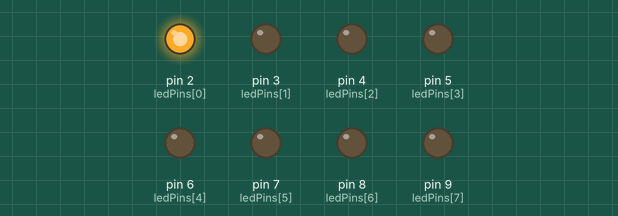
This sketch was run on a simulated Arduino Uno, built with avr-gcc and run on an emulated ATmega328P. Shown: output pins drawn as LEDs (lit = HIGH).

Above: at 0.05 s.
At 0.65 s:
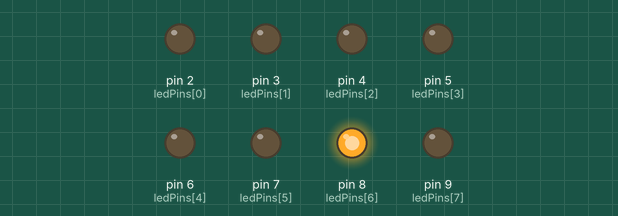
At 1.25 s:
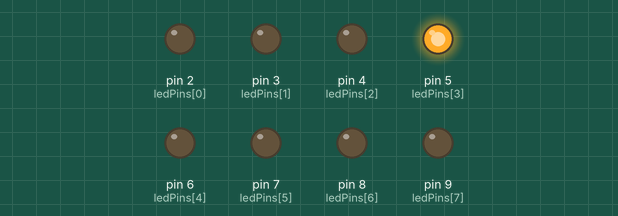
At 1.75 s:
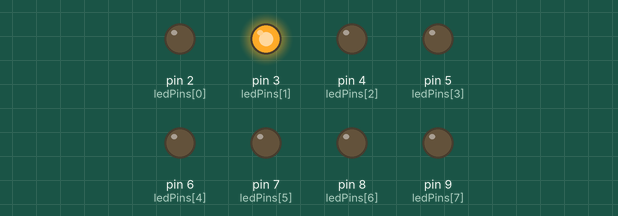
At 2.4 s:
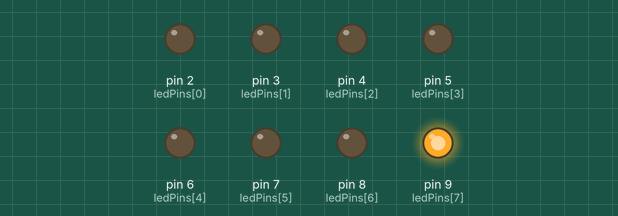
At 3.45 s:
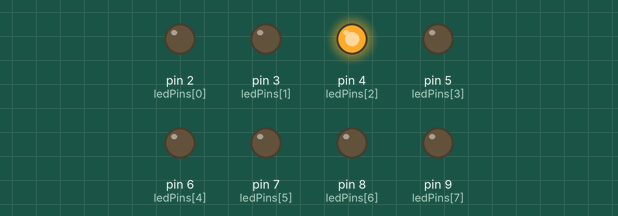
Timing chart, 0 to 3.8 s (numbered marks = the images above):
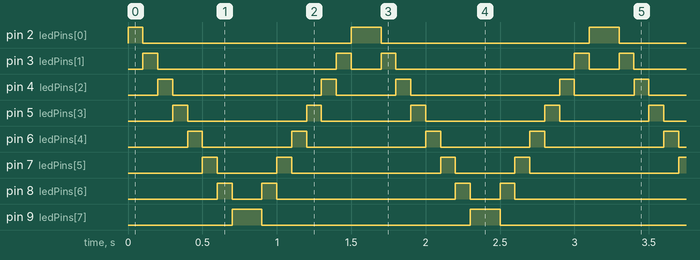

The sketch:

led_flow.ino
```cpp
#define count(array) (sizeof(array) / sizeof(*array))

const int DELAY = 100; // ms
int ledPins[] = { 2, 3, 4, 5, 6, 7, 8, 9 };

void setup() {
  for (int i = 0; i < count(ledPins); i++)  {
    pinMode(ledPins[i], OUTPUT);
  }
}

void loop() {
  for (int i = 0; i < count(ledPins); i++) {
    digitalWrite(ledPins[i], HIGH);
    delay(DELAY);
    digitalWrite(ledPins[i], LOW);
  }

  for (int i = count(ledPins) - 1; i >= 0; i--) {
    digitalWrite(ledPins[i], HIGH);
    delay(DELAY);
    digitalWrite(ledPins[i], LOW);
  }
}
```

Measured:
- by itself, pin 2 (ledPins[0]): repeats every 1.6 s: LOW 1.4 s, HIGH 0.20 s
- by itself, pin 3 (ledPins[1]): repeats every 1.6 s: LOW 1.2 s, HIGH 0.10 s, LOW 0.20 s, HIGH 0.10 s
- by itself, pin 4 (ledPins[2]): repeats every 1.6 s: LOW 1.0 s, HIGH 0.10 s, LOW 0.40 s, HIGH 0.10 s
- by itself, pin 5 (ledPins[3]): repeats every 1.6 s: LOW 0.80 s, HIGH 0.10 s, LOW 0.60 s, HIGH 0.10 s
- by itself, pin 6 (ledPins[4]): repeats every 1.6 s: LOW 0.60 s, HIGH 0.10 s, LOW 0.80 s, HIGH 0.10 s
- by itself, pin 7 (ledPins[5]): repeats every 1.6 s: LOW 0.40 s, HIGH 0.10 s, LOW 1.0 s, HIGH 0.10 s
- by itself, pin 8 (ledPins[6]): repeats every 1.6 s: LOW 0.20 s, HIGH 0.10 s, LOW 1.2 s, HIGH 0.10 s
- by itself, pin 9 (ledPins[7]): alternates HIGH for 0.20 s and LOW for 1.4 s
